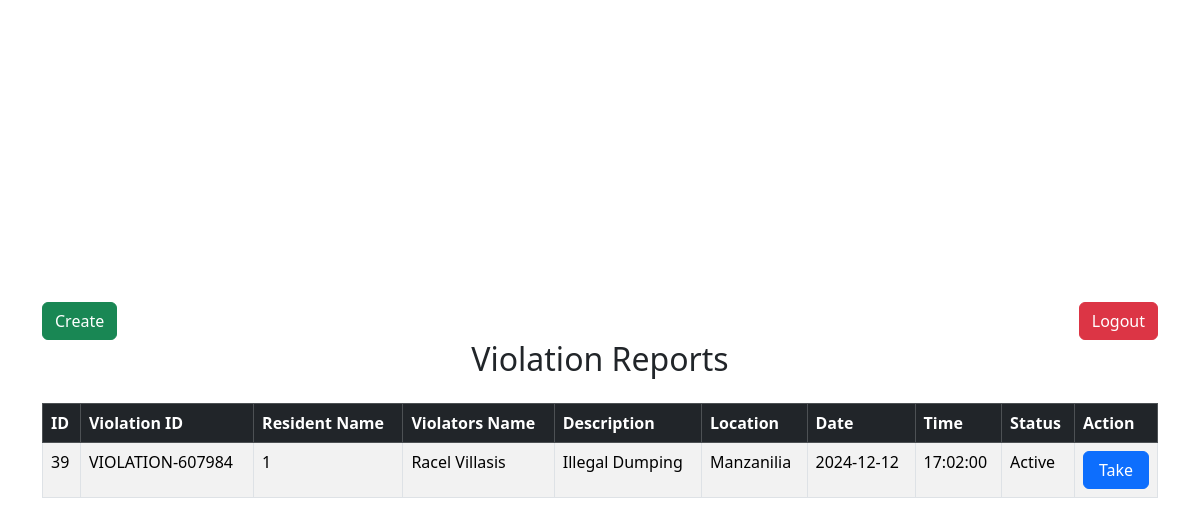
The app's page /enforcer/index.php (signed in) with its own data.
### tables this page shows
CREATE TABLE `tbl_resident_report` (
  `id` int(11) UNSIGNED NOT NULL,
  `violationID` varchar(255) NOT NULL,
  `resident_name` varchar(255) NOT NULL,
  `violators_name` varchar(255) NOT NULL,
  `description` varchar(255) NOT NULL,
  `violators_location` varchar(255) NOT NULL,
  `latitude` varchar(255) NOT NULL,
  `longitude` varchar(255) NOT NULL,
  `date` date NOT NULL,
  `time` time NOT NULL,
  `admin_approval` tinyint(1) NOT NULL,
  `isActive` tinyint(1) NOT NULL,
  `enforcer_id` varchar(255) NOT NULL
);

### enforcer/index.php (the view, shortened to what this page needs)
<?php
include_once('../config/config.php');
$reports = [];
try {
    $pdo = new PDO("mysql:host=$servername;dbname=$dbname", $username, $password);
    $pdo->setAttribute(PDO::ATTR_ERRMODE, PDO::ERRMODE_EXCEPTION);
    $query = "
        SELECT
            `id`,
            `violationID`,
            `resident_name`,
            `violators_name`,
            `description`,
            `violators_location`,
            `latitude`,
            `longitude`,
            `date`,
            `time`,
            `admin_approval`,
            `isActive`
        FROM
            `tbl_resident_report`
        WHERE
            `isActive` = 1
            AND `admin_approval` = 1
            AND `enforcer_id` = :enforcerID
    ";
    $stmt = $pdo->prepare($query);
    $stmt->bindParam(':enforcerID', $_SESSION['enforcer_id'], PDO::PARAM_INT);
    $stmt->execute();
    $reports = $stmt->fetchAll(PDO::FETCH_ASSOC);
} catch (PDOException $e) {
    echo "Error: " . $e->getMessage();
}
?>
<link href="https://cdn.jsdelivr.net/npm/bootstrap@5.3.3/dist/css/bootstrap.min.css" rel="stylesheet">
<div class="d-flex justify-content-center align-items-center vh-100">
    <div class="container">
    <div class=" d-flex justify-content-between">
        <a href="create.php" class="btn btn-success mt-3">Create</a>
        <a href="logout.php" class="btn btn-danger mt-3">Logout</a>
    </div>
        <h2 class="text-center mb-4">Violation Reports</h2>
        <table class="table table-bordered table-striped">
            <thead class="table-dark">
                <tr>
                    <th>ID</th>
                    <th>Violation ID</th>
                    <th>Resident Name</th>
                    <th>Violators Name</th>
                    <th>Description</th>
                    <th>Location</th>
                    <th>Date</th>
                    <th>Time</th>
                    <th>Status</th>
                    <th>Action</th>
                </tr>
            </thead>
            <tbody>
                <?php if ($reports): ?>
                    <?php foreach ($reports as $report): ?>
                        <tr>
                            <td><?= htmlspecialchars($report['id']) ?></td>
                            <td><?= htmlspecialchars($report['violationID']) ?></td>
                            <td><?= htmlspecialchars($report['resident_name']) ?></td>
                            <td><?= htmlspecialchars($report['violators_name']) ?></td>
                            <td><?= htmlspecialchars($report['description']) ?></td>
                            <td><?= htmlspecialchars($report['violators_location']) ?></td>
                            <td><?= htmlspecialchars($report['date']) ?></td>
                            <td><?= htmlspecialchars($report['time']) ?></td>
                            <td><?= $report['isActive'] ? 'Active' : 'Inactive' ?></td>
                            <td><a href="violator_location.php?violationID=<?php echo $report['violationID'] ?>&residentName=<?php echo $report['resident_name']?>&latitude=<?php echo $report['latitude']?>&longitude=<?php echo $report['longitude']?>&description=<?php echo $report['description']?>" type="button" class="btn btn-primary w-100">Take</a></td>
                        </tr>
                    <?php endforeach; ?>
                <?php else: ?>
                    <tr>
                        <td colspan="9" class="text-center">No reports found</td>
                    </tr>
                <?php endif; ?>
            </tbody>
        </table>
    </div>
</div>

### records on screen
tbl_resident_report: id "39", violationID "VIOLATION-607984", resident_name "1", violators_name "Racel Villasis", description "Illegal Dumping", violators_location "Manzanilia", date "2024-12-12", time "17:02:00", isActive "Active"
